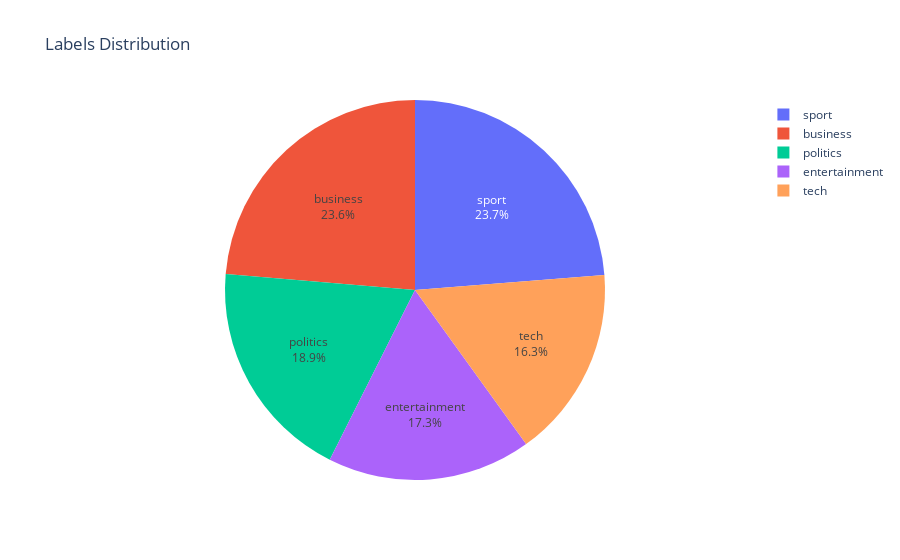

Notebook code for this chart:
### Markdown cell above
<div style="font-family: 'Arial', sans-serif; background-color: #f7f7f7; padding: 5px; border-radius: 8px;">
  <!-- Notebook Header Section -->
  <div style="background-color: #b80000; color: white; padding: 10px; border-radius: 8px;">
    <h1 style="text-align: center; font-size: 2rem; font-weight: bold;">📊Exploratory Data Analysis</h1>
  </div>
</div>

### Code cell
labels_count = df["labels"].value_counts()

fig = px.pie(names=labels_count.index, values=labels_count.values, 
             labels=labels_count.index, title="Labels Distribution")

fig.update_traces(textposition="inside", textinfo="percent+label")

### Figure 1 — Plotly figure (JSON) as saved in the notebook; plotly's stock layout.template omitted (floating-point values rounded to 4 significant figures)
{"data": [{"domain": {"x": [0, 1], "y": [0, 1]}, "hovertemplate": "label=%{label}<br>value=%{value}<extra></extra>", "labels": ["sport", "business", "politics", "entertainment", "tech"], "legendgroup": "", "name": "", "showlegend": true, "textinfo": "percent+label", "textposition": "inside", "type": "pie", "values": [505, 503, 403, 369, 347]}], "layout": {"legend": {"tracegroupgap": 0}, "title": {"text": "Labels Distribution"}}}
